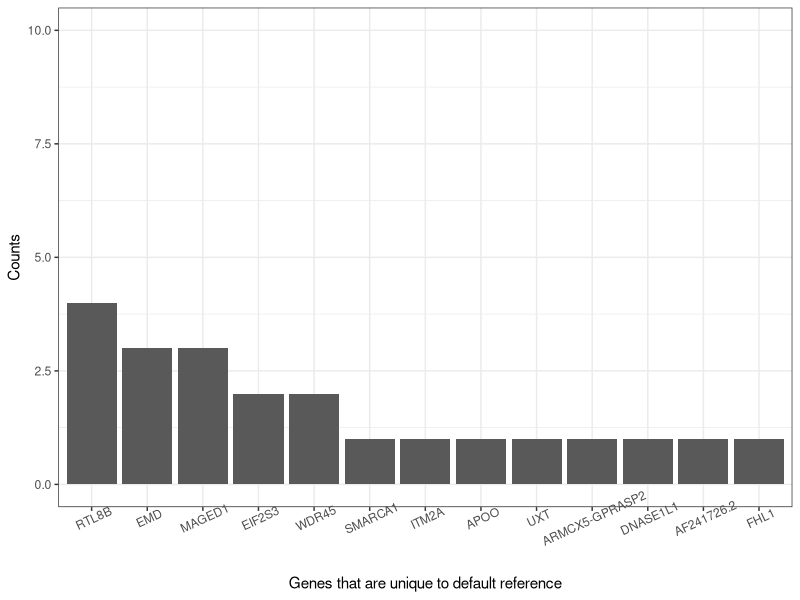
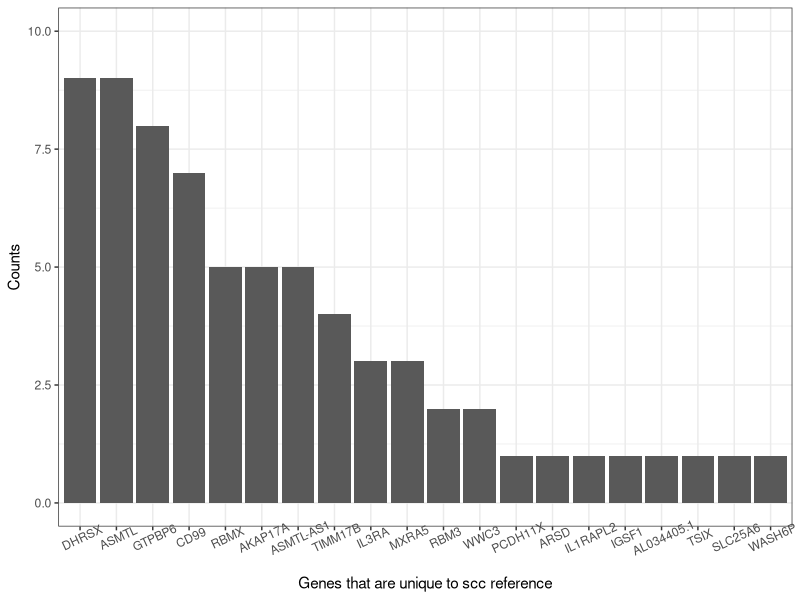
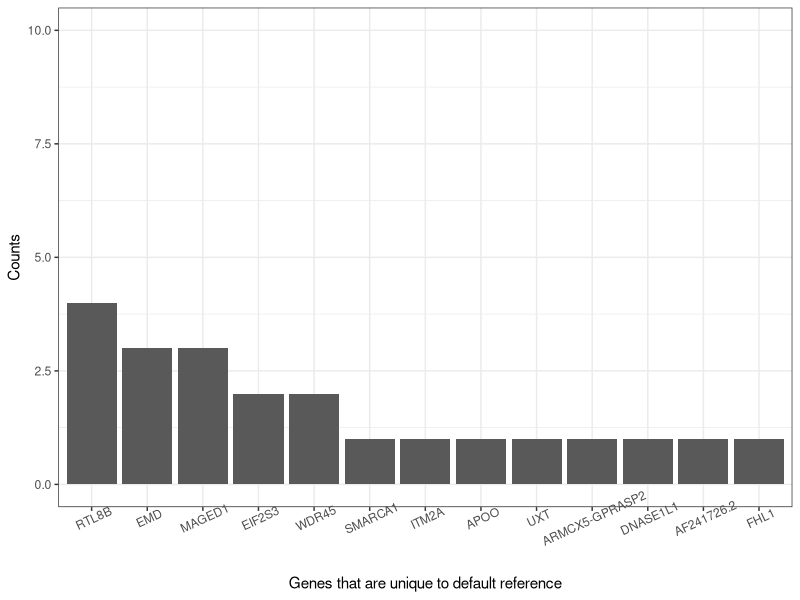
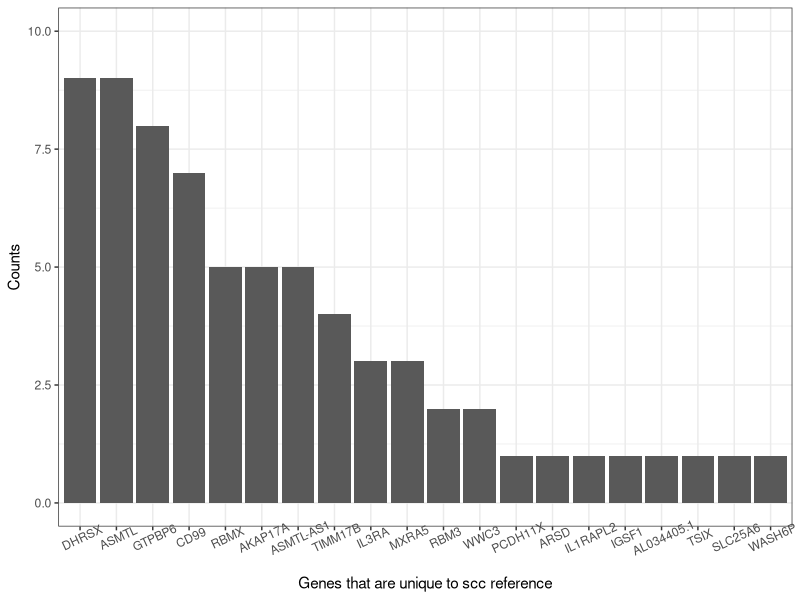

The R source for these figures, in order:
library(ggplot2)

# Counter({'RTL8B': 4, 'EMD': 3, 'MAGED1': 3, 'EIF2S3': 2, 'WDR45': 2, 'SMARCA1': 1, 'ITM2A': 1, 'APOO': 1, 'UXT': 1, 'ARMCX5-GPRASP2': 1, 'DNASE1L1': 1, 'AF241726.2': 1, 'FHL1': 1})
# Counter({'DHRSX': 9, 'ASMTL': 9, 'GTPBP6': 8, 'CD99': 7, 'RBMX': 5, 'AKAP17A': 5, 'ASMTL-AS1': 5, 'TIMM17B': 4, 'IL3RA': 3, 'MXRA5': 3, 'RBM3': 2, 'WWC3': 2, 'PCDH11X': 1, 'ARSD': 1, 'IL1RAPL2': 1, 'IGSF1': 1, 'AL034405.1': 1, 'TSIX': 1, 'SLC25A6': 1, 'WASH6P': 1})


# -------
# default
# -------
default = data.frame(genes = c('RTL8B', 'EMD', 'MAGED1', 'EIF2S3', 'WDR45', 'SMARCA1', 'ITM2A', 'APOO', 'UXT', 'ARMCX5-GPRASP2', 'DNASE1L1', 'AF241726.2', 'FHL1'), counts = c(4, 3, 3, 2, 2, 1, 1, 1, 1, 1, 1, 1, 1))

default$genes = as.character(default$genes)
default$genes = factor(default$genes, levels = unique(default$genes))

ggplot(data = default, aes(x=genes, y=counts)) +
  geom_bar(stat = "identity") +
  theme_bw() +
  labs(x="Genes that are unique to default reference", y="Counts") +
  theme(axis.text.x = element_text(angle=25)) +
  coord_cartesian(ylim=c(0,10))
ggsave("c://Users/tuyen/Documents/postdoc_asu/projects/XCI_Methods/B_Heart/03_gene_analysis/plots/default_unique_genes.png", width = 7, height = 3.5, units = "in")

# ---
# scc
# ---
scc = data.frame(genes = c('DHRSX', 'ASMTL', 'GTPBP6', 'CD99', 'RBMX', 'AKAP17A', 'ASMTL-AS1', 'TIMM17B', 'IL3RA', 'MXRA5', 'RBM3', 'WWC3', 'PCDH11X', 'ARSD', 'IL1RAPL2', 'IGSF1', 'AL034405.1', 'TSIX', 'SLC25A6', 'WASH6P'), counts = c(9, 9, 8, 7, 5, 5, 5, 4, 3, 3, 2, 2, 1, 1, 1, 1, 1, 1, 1, 1))

scc$genes = as.character(scc$genes)
scc$genes = factor(scc$genes, levels = unique(scc$genes))

ggplot(data = scc, aes(x=genes, y=counts)) +
  geom_bar(stat = "identity") +
  theme_bw() +
  labs(x="Genes that are unique to scc reference", y="Counts") +
  theme(axis.text.x = element_text(angle=25)) +
  coord_cartesian(ylim=c(0,10))
ggsave("c://Users/tuyen/Documents/postdoc_asu/projects/XCI_Methods/B_Heart/03_gene_analysis/plots/scc_unique_genes.png", width = 7, height = 3.5, units = "in")